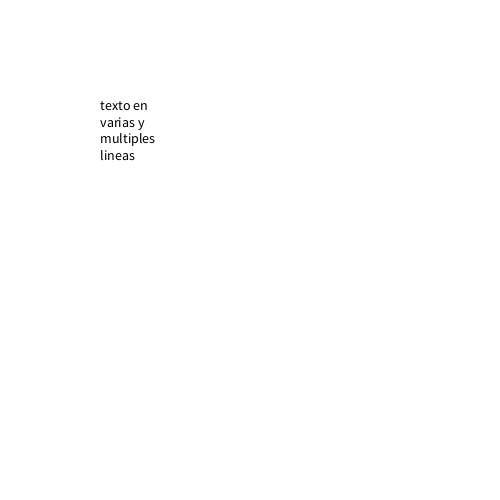
Frame 1 (no input)
Frame 60 (the mouse pressed at the canvas centre just before this capture): identical to frame 1, image omitted
Frame 120 (the mouse held since frame 60 and released just before this capture): identical to frame 1, image omitted

The Processing sketch that drew this single still picture (run headless with seeded random() and noise(); from frame 60 on, the mouse is pressed at the canvas centre):

// Processing sketch: caja_de_texto
// ── caja_de_texto.pde
void setup() {
  size(500, 500);
}

void draw() {
  background(255);
  textSize(14);
  fill(0);
  textAlign(LEFT);
  String t = "texto en varias y multiples lineas";
  text(t, 100,100, 80, 100);
}
